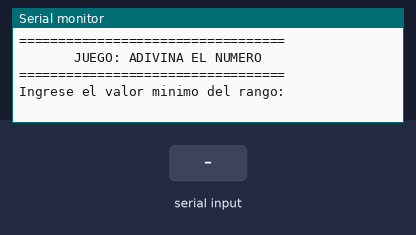
A sketch run on a simulated ESP32-C6. Shown: the last lines printed to the serial monitor. Inputs (shaded band) come from the test bench. Random numbers use the default seed unless the sketch sets one.

Above: at 2.2 s.
2.3 s: "90,45\n" received over Serial
At 3.0 s:
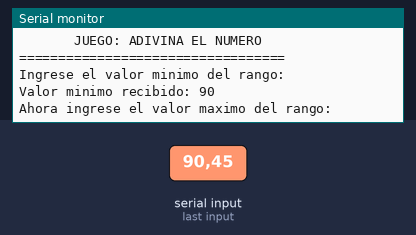
3.8 s: "30,150\n" received over Serial
At 4.1 s:
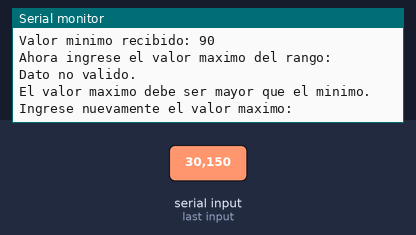
5.3 s: "200\n" received over Serial
At 6.5 s:
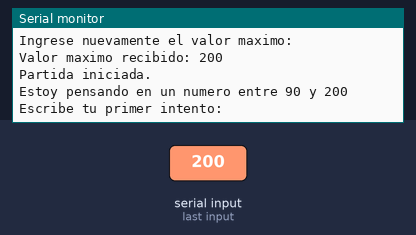
6.8 s: "5\n" received over Serial
At 7.6 s:
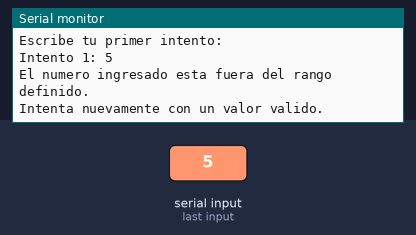
8.3 s: "90\n" received over Serial
At 8.7 s:
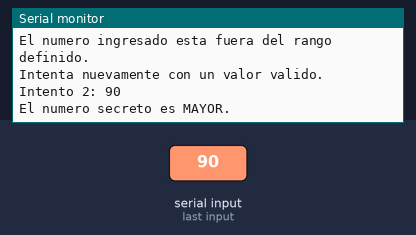
9.8 s: "200\n" received over Serial
At 11.1 s:
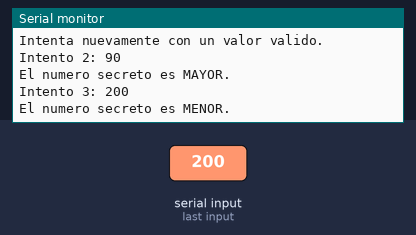

The sketch:

Ejercicio_1_Adivina_numero.ino
```cpp
/*
 * PRÁCTICA DE INSTRUMENTACIÓN ELECTRÓNICA
 * Interfaz UART - ESP32-C6
 * Ejercicio 1: Juego interactivo "Adivina el número"
 */

#include "esp_random.h"

// Definición de los estados del juego
const int PEDIR_MINIMO = 0;
const int PEDIR_MAXIMO = 1;
const int ADIVINANDO = 2;

// Variables principales del juego
int estadoActual = PEDIR_MINIMO;

long limiteInferior = 0;
long limiteSuperior = 0;
long numeroOculto = 0;

int intentos = 0;

// Función para limpiar datos sobrantes del monitor serial
void limpiarBufferSerial() {
  while (Serial.available() > 0) {
    Serial.read();
  }
}

// Función para iniciar una nueva partida
void iniciarPartida() {
  numeroOculto = random(limiteInferior, limiteSuperior + 1);
  intentos = 0;

  Serial.println();
  Serial.println("Partida iniciada.");
  Serial.print("Estoy pensando en un numero entre ");
  Serial.print(limiteInferior);
  Serial.print(" y ");
  Serial.println(limiteSuperior);
  Serial.println("Escribe tu primer intento:");
}

void setup() {
  // Inicialización de la comunicación serial
  Serial.begin(115200);
  delay(1000);

  // Semilla aleatoria recomendada para ESP32-C6
  randomSeed(esp_random());

  Serial.println();
  Serial.println("==================================");
  Serial.println("       JUEGO: ADIVINA EL NUMERO   ");
  Serial.println("==================================");
  Serial.println("Ingrese el valor minimo del rango:");
}

void loop() {
  // Solo se ejecuta cuando el usuario escribe algo en el monitor serial
  if (Serial.available() > 0) {

    long datoUsuario = Serial.parseInt();
    limpiarBufferSerial();

    switch (estadoActual) {

      case PEDIR_MINIMO:
        limiteInferior = datoUsuario;

        Serial.print("Valor minimo recibido: ");
        Serial.println(limiteInferior);

        Serial.println("Ahora ingrese el valor maximo del rango:");
        estadoActual = PEDIR_MAXIMO;
        break;

      case PEDIR_MAXIMO:
        limiteSuperior = datoUsuario;

        if (limiteSuperior <= limiteInferior) {
          Serial.println("Dato no valido.");
          Serial.println("El valor maximo debe ser mayor que el minimo.");
          Serial.println("Ingrese nuevamente el valor maximo:");
        } else {
          Serial.print("Valor maximo recibido: ");
          Serial.println(limiteSuperior);

          iniciarPartida();
          estadoActual = ADIVINANDO;
        }
        break;

      case ADIVINANDO:
        intentos++;

        Serial.print("Intento ");
        Serial.print(intentos);
        Serial.print(": ");
        Serial.println(datoUsuario);

        if (datoUsuario < limiteInferior || datoUsuario > limiteSuperior) {
          Serial.println("El numero ingresado esta fuera del rango definido.");
          Serial.println("Intenta nuevamente con un valor valido.");
        }
        else if (datoUsuario < numeroOculto) {
          Serial.println("El numero secreto es MAYOR.");
        }
        else if (datoUsuario > numeroOculto) {
          Serial.println("El numero secreto es MENOR.");
        }
        else {
          Serial.println();
          Serial.println("¡Correcto! Adivinaste el numero secreto.");
          Serial.print("Numero total de intentos: ");
          Serial.println(intentos);
          Serial.println("----------------------------------");
          Serial.println("Nueva partida.");
          Serial.println("Ingrese el nuevo valor minimo:");

          estadoActual = PEDIR_MINIMO;
        }
        break;
    }
  }
}
```

Measured:
- after the input at 2.3 s, the serial monitor: prints a new line at once (image 1)
- after the input at 3.8 s, the serial monitor: prints a new line at once (image 2)
- after the input at 5.3 s, the serial monitor: prints a new line at once (image 3)
- after the input at 6.8 s, the serial monitor: prints a new line at once (image 4)
- after the input at 8.3 s, the serial monitor: prints a new line at once (image 5)
- after the input at 9.8 s, the serial monitor: prints a new line at once (image 6)
